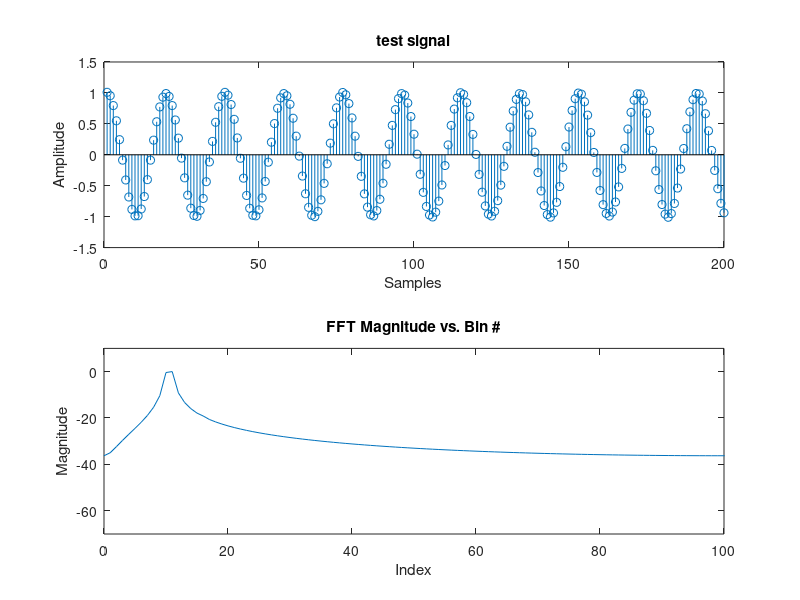
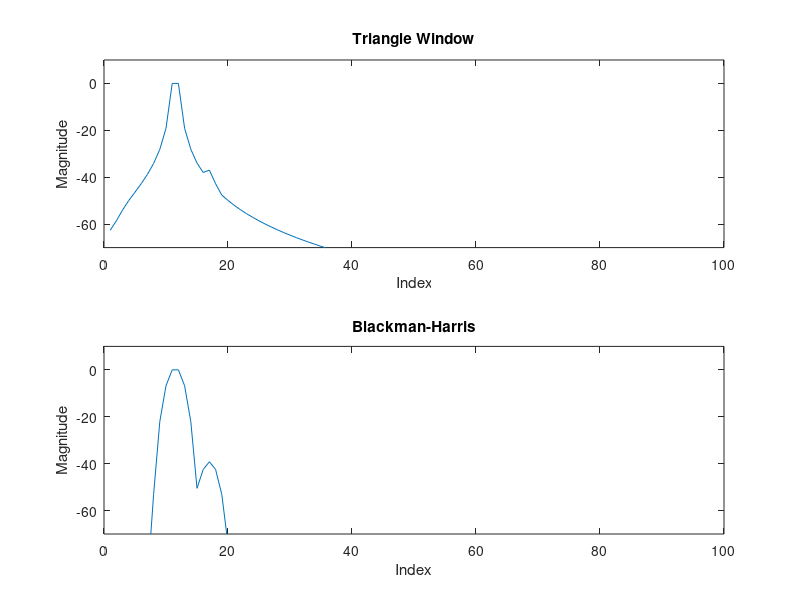

These figures' MATLAB source, in order:
N = 200; %Number of samples
f1 = (10.5/N); %frequency 1
f2 = (16/N); %frequency 2

%-----------------Computing FFT-----------------------------------
samp_len = 0:1:(N-1); %sample length
normalized_freq = 2*pi*samp_len/N; %normalizing frequency
test_sig = cos(10.5*normalized_freq) + 0.01*cos(16*normalized_freq); %test signal comprised of 2 cos waves
fft_sig = fft(test_sig); %taking of fft of test signal
abs_fft = abs(fft_sig); %take absolute value of signal
fft_sig_db = 20*log10((abs_fft)); %convert to db
sig_max = max(fft_sig_db); %calc max
normalized_fft_sig = fft_sig_db - sig_max; %normalize

figure(1);
subplot(2,1,1);
stem(test_sig) %plot test signal
title('test signal');
xlabel('Samples');
ylabel('Amplitude');

subplot(2,1,2);
plot(samp_len, normalized_fft_sig) %plot normalized fft
title('FFT Magnitude vs. Bin #');
xlim([0 100])
ylim([-70 10])
xlabel('Index');
ylabel('Magnitude');

%-----------------Computing Triangle Window---------------------------
win1 = triang(length(test_sig)); %creating window 
win1 = win1'; %transposing because its a 200x1 double, must be 1x200 to mult
triwindowed_signal = (test_sig .* win1); %applying window to test sig
fft_tri = fft(triwindowed_signal); %taking fft
abs_fft_tri = abs(fft_tri); %taking abs val
tri_fft_sig_db = 20*log10((abs_fft_tri)); %convert to dB
tri_sig_max = max(tri_fft_sig_db); %calc max
normalized_tri_fft_sig = tri_fft_sig_db - tri_sig_max; %normalizing sig

%-----------------Computing Blackman-Harris Window---------------------------
win2 = blackmanharris(length(test_sig)); %creating window 
win2 = win2'; %transposing because its a 200x1 double, must be 1x200 to mult
bh_windowed_signal = (test_sig .* win2); %applying window to test sig
fft_bh = fft(bh_windowed_signal); %taking fft
abs_fft_bh = abs(fft_bh); %taking abs val
bh_fft_sig_db = 20*log10((abs_fft_bh));%convert to dB
bh_sig_max = max(bh_fft_sig_db); %calc max
normalized_bh_fft_sig = bh_fft_sig_db - bh_sig_max; %normalizing sig

figure(2);
subplot(2,1,1);
plot(normalized_tri_fft_sig)
title('Triangle Window'); %plotting normalized tri window
xlim([0 100])
ylim([-70 10])
xlabel('Index');
ylabel('Magnitude');

subplot(2,1,2);
plot(normalized_bh_fft_sig)
title('Blackman-Harris'); %plotting rect normalized BH window
xlim([0 100])
ylim([-70 10])
xlabel('Index');
ylabel('Magnitude');
